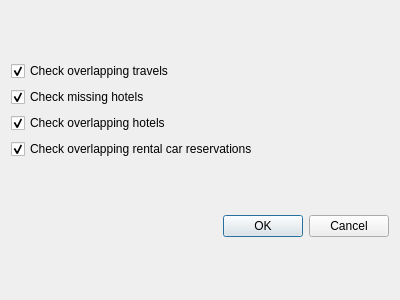
<?xml version="1.0" encoding="UTF-8"?>
<ui version="4.0">
 <class>consistencyChecksUI</class>
 <widget class="QDialog" name="consistencyChecksUI">
  <property name="geometry">
   <rect>
    <x>0</x>
    <y>0</y>
    <width>400</width>
    <height>300</height>
   </rect>
  </property>
  <property name="windowTitle">
   <string>Dialog</string>
  </property>
  <layout class="QGridLayout" name="gridLayout_2">
   <item row="0" column="0">
    <layout class="QGridLayout" name="gridLayout">
     <item row="0" column="0">
      <widget class="QCheckBox" name="checkBox">
       <property name="text">
        <string>Check overlapping travels</string>
       </property>
       <property name="checked">
        <bool>true</bool>
       </property>
      </widget>
     </item>
     <item row="1" column="0">
      <widget class="QCheckBox" name="checkBox_2">
       <property name="text">
        <string>Check missing hotels</string>
       </property>
       <property name="checked">
        <bool>true</bool>
       </property>
      </widget>
     </item>
     <item row="2" column="0">
      <widget class="QCheckBox" name="checkBox_3">
       <property name="text">
        <string>Check overlapping hotels</string>
       </property>
       <property name="checked">
        <bool>true</bool>
       </property>
      </widget>
     </item>
     <item row="3" column="0">
      <widget class="QCheckBox" name="checkBox_4">
       <property name="text">
        <string>Check overlapping rental car reservations</string>
       </property>
       <property name="checked">
        <bool>true</bool>
       </property>
      </widget>
     </item>
    </layout>
   </item>
   <item row="1" column="0">
    <widget class="QDialogButtonBox" name="buttonBox">
     <property name="orientation">
      <enum>Qt::Horizontal</enum>
     </property>
     <property name="standardButtons">
      <set>QDialogButtonBox::Cancel|QDialogButtonBox::Ok</set>
     </property>
    </widget>
   </item>
  </layout>
 </widget>
 <resources/>
 <connections>
  <connection>
   <sender>buttonBox</sender>
   <signal>accepted()</signal>
   <receiver>consistencyChecksUI</receiver>
   <slot>accept()</slot>
   <hints>
    <hint type="sourcelabel">
     <x>248</x>
     <y>254</y>
    </hint>
    <hint type="destinationlabel">
     <x>157</x>
     <y>274</y>
    </hint>
   </hints>
  </connection>
  <connection>
   <sender>buttonBox</sender>
   <signal>rejected()</signal>
   <receiver>consistencyChecksUI</receiver>
   <slot>reject()</slot>
   <hints>
    <hint type="sourcelabel">
     <x>316</x>
     <y>260</y>
    </hint>
    <hint type="destinationlabel">
     <x>286</x>
     <y>274</y>
    </hint>
   </hints>
  </connection>
 </connections>
</ui>
